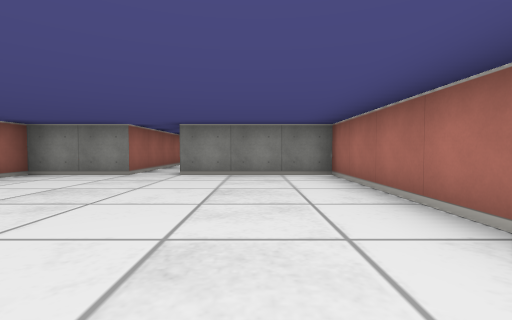
[1] (above)

14 first-person views from a walk through a cub3D maze. The camera is about half as high as the walls, tilts 2° down and sees 85° across. The floor is counted in squares. Each view is taken from the middle of a square. On the plan, view 1 faces up. The plan holds only what a view shows up to about 9 squares ahead; the rest is blank.

[2]
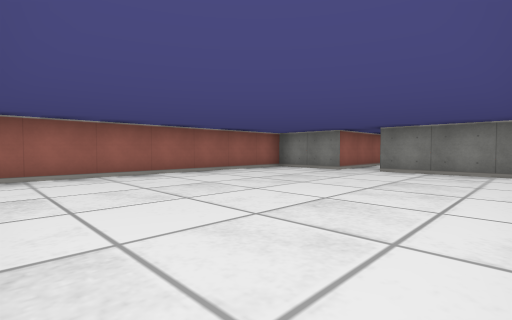

[3]
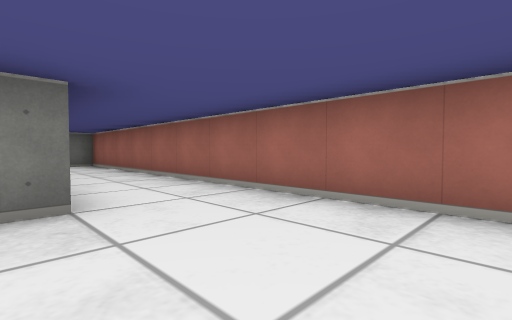

[4]
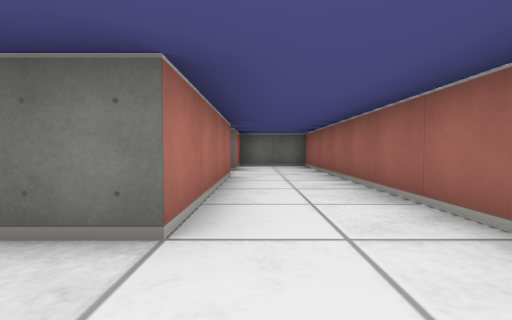

[5]
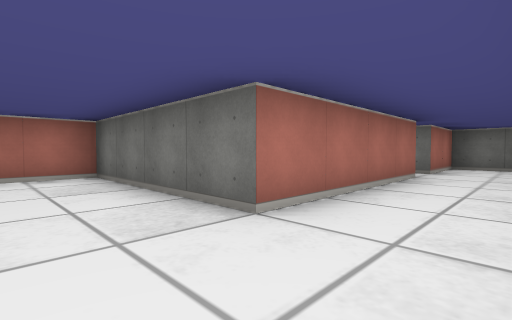

[6]
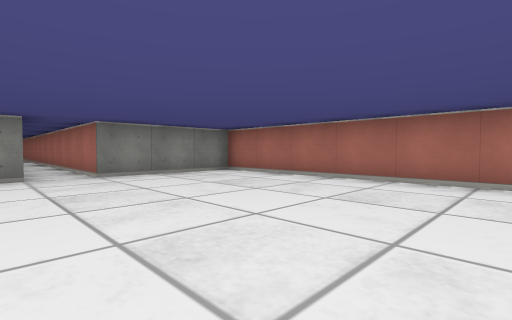

[7]
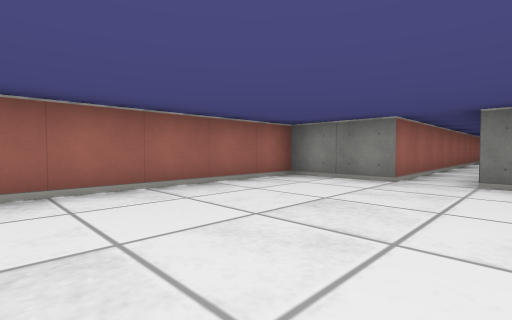

[8]
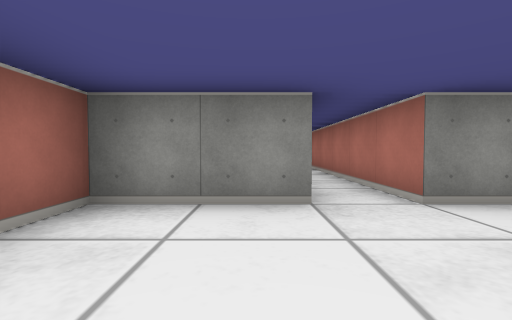

[9]
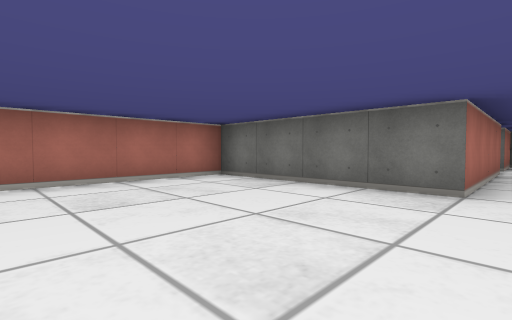

[10]
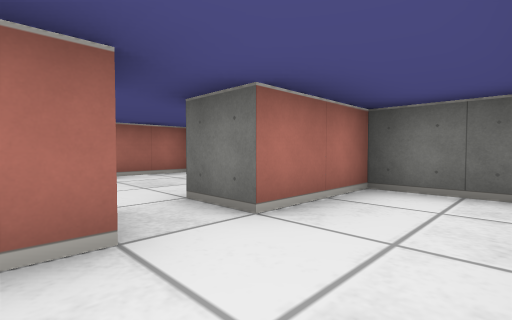

[11]
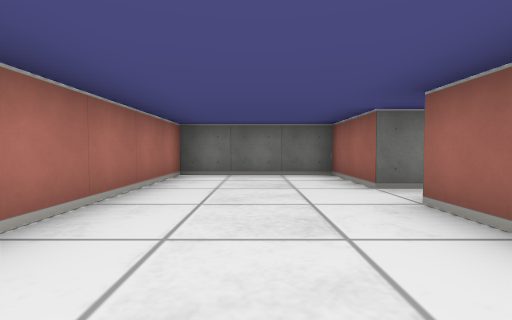

[12]
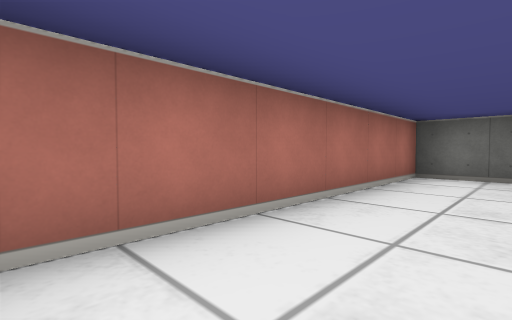

[13]
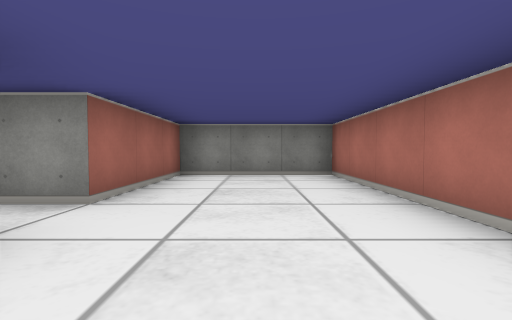

[14]
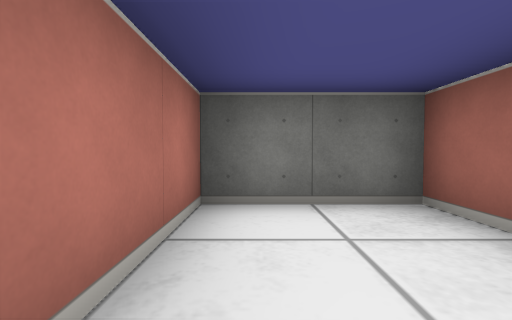

### Floor plan
Points are (right, up) in squares from view 1. A wall is a line through its corners. A room is listed if a view was taken in it or the views show most of it. See-through windows are left out.
Room 1 (views 1, 2, 3, 4, 5, 6, 7, 8, 9, 10, 14)
walls: (-2.5, -5.5) (-2.5, -1.5) (1.5, -1.5) (1.5, 5.5) (-1.5, 5.5) (-1.5, 11.2); (-2.5, 12.2) (-2.5, 5.5) (-4.5, 5.5) (-4.5, -8.5) (-2.5, -8.5) (-2.5, -6.5)
ways out: opening at (-2, -6) to room 2
Room 2 (views 11, 12, 13)
walls: (-2.5, -6.5) (-1.5, -6.5) (-1.5, -8.5) (1.5, -8.5) (1.5, -2.5) (-1.5, -2.5) (-1.5, -5.5) (-2.5, -5.5)
ways out: opening at (-2, -6) to room 1

Where each view was taken, in squares from view 1:
view 1: 0 up, 0 right, facing up
view 2: 1 down, 1 right, facing up-left
view 3: 1 up, 2 left, facing down-left
view 4: 0 up, 3 left, facing down
view 5: 0 up, 4 left, facing down-right
view 6: 0 up, 3 left, facing up-right
view 7: 1 up, 1 left, facing up-left
view 8: 3 up, 3 left, facing up
view 9: 2 up, 3 left, facing down-right
view 10: 5 down, 4 left, facing down-right
view 11: 3 down, 0 right, facing down
view 12: 3 down, 0 right, facing down-right
view 13: 8 down, 0 right, facing up
view 14: 6 down, 3 left, facing down
